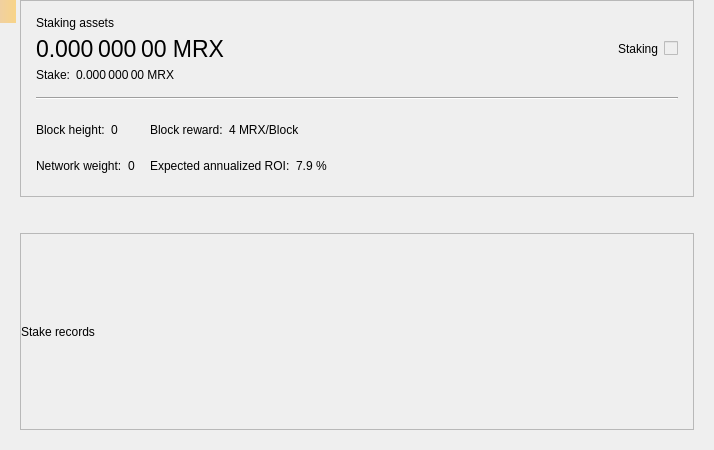
<?xml version="1.0" encoding="UTF-8"?>
<ui version="4.0">
 <class>StakePage</class>
 <widget class="QWidget" name="StakePage">
  <property name="geometry">
   <rect>
    <x>0</x>
    <y>0</y>
    <width>714</width>
    <height>450</height>
   </rect>
  </property>
  <property name="windowTitle">
   <string>Form</string>
  </property>
  <layout class="QVBoxLayout" name="verticalLayout_3">
   <property name="leftMargin">
    <number>20</number>
   </property>
   <property name="topMargin">
    <number>0</number>
   </property>
   <property name="rightMargin">
    <number>20</number>
   </property>
   <property name="bottomMargin">
    <number>20</number>
   </property>
   <item>
    <widget class="QFrame" name="frameStakeInfo">
     <property name="frameShape">
      <enum>QFrame::StyledPanel</enum>
     </property>
     <property name="frameShadow">
      <enum>QFrame::Raised</enum>
     </property>
     <layout class="QVBoxLayout" name="verticalLayout">
      <property name="spacing">
       <number>15</number>
      </property>
      <property name="leftMargin">
       <number>15</number>
      </property>
      <property name="topMargin">
       <number>15</number>
      </property>
      <property name="rightMargin">
       <number>15</number>
      </property>
      <property name="bottomMargin">
       <number>15</number>
      </property>
      <item>
       <layout class="QGridLayout" name="gridLayout_2">
        <property name="spacing">
         <number>6</number>
        </property>
        <item row="1" column="0">
         <widget class="QLabel" name="labelAssets">
          <property name="font">
           <font>
            <pointsize>17</pointsize>
           </font>
          </property>
          <property name="cursor">
           <cursorShape>IBeamCursor</cursorShape>
          </property>
          <property name="toolTip">
           <string>Your current spendable balance</string>
          </property>
          <property name="text">
           <string notr="true">0.000 000 00 MRX</string>
          </property>
          <property name="alignment">
           <set>Qt::AlignLeading|Qt::AlignLeft|Qt::AlignVCenter</set>
          </property>
          <property name="textInteractionFlags">
           <set>Qt::LinksAccessibleByMouse|Qt::TextSelectableByMouse</set>
          </property>
         </widget>
        </item>
        <item row="0" column="0">
         <widget class="QLabel" name="labelAssetsText">
          <property name="text">
           <string>Staking assets</string>
          </property>
          <property name="alignment">
           <set>Qt::AlignLeading|Qt::AlignLeft|Qt::AlignVCenter</set>
          </property>
         </widget>
        </item>
        <item row="1" column="2">
         <spacer name="horizontalSpacer_2">
          <property name="orientation">
           <enum>Qt::Horizontal</enum>
          </property>
          <property name="sizeHint" stdset="0">
           <size>
            <width>40</width>
            <height>20</height>
           </size>
          </property>
         </spacer>
        </item>
        <item row="4" column="0">
         <layout class="QHBoxLayout" name="horizontalLayout_5">
          <property name="spacing">
           <number>6</number>
          </property>
          <item>
           <widget class="QLabel" name="labelStakeText">
            <property name="sizePolicy">
             <sizepolicy hsizetype="Maximum" vsizetype="Preferred">
              <horstretch>0</horstretch>
              <verstretch>0</verstretch>
             </sizepolicy>
            </property>
            <property name="text">
             <string>Stake:</string>
            </property>
            <property name="alignment">
             <set>Qt::AlignLeading|Qt::AlignLeft|Qt::AlignVCenter</set>
            </property>
           </widget>
          </item>
          <item>
           <widget class="QLabel" name="labelStake">
            <property name="text">
             <string>0.000 000 00 MRX</string>
            </property>
            <property name="alignment">
             <set>Qt::AlignLeading|Qt::AlignLeft|Qt::AlignVCenter</set>
            </property>
            <property name="textInteractionFlags">
             <set>Qt::LinksAccessibleByMouse|Qt::TextSelectableByMouse</set>
            </property>
           </widget>
          </item>
          <item>
           <spacer name="horizontalSpacer_3">
            <property name="orientation">
             <enum>Qt::Horizontal</enum>
            </property>
            <property name="sizeType">
             <enum>QSizePolicy::Minimum</enum>
            </property>
            <property name="sizeHint" stdset="0">
             <size>
              <width>0</width>
              <height>0</height>
             </size>
            </property>
           </spacer>
          </item>
         </layout>
        </item>
        <item row="1" column="4">
         <widget class="QLabel" name="labelStaking">
          <property name="text">
           <string>Staking</string>
          </property>
         </widget>
        </item>
        <item row="1" column="5">
         <widget class="QSwitchControl" name="checkStake">
          <property name="enabled">
           <bool>false</bool>
          </property>
         </widget>
        </item>
       </layout>
      </item>
      <item>
       <widget class="Line" name="hLine">
        <property name="orientation">
         <enum>Qt::Horizontal</enum>
        </property>
       </widget>
      </item>
      <item>
       <layout class="QGridLayout" name="gridLayout">
        <property name="verticalSpacing">
         <number>6</number>
        </property>
        <item row="0" column="0">
         <layout class="QHBoxLayout" name="horizontalLayout">
          <property name="spacing">
           <number>6</number>
          </property>
          <item>
           <widget class="QLabel" name="labelHeightText">
            <property name="sizePolicy">
             <sizepolicy hsizetype="Maximum" vsizetype="Preferred">
              <horstretch>0</horstretch>
              <verstretch>0</verstretch>
             </sizepolicy>
            </property>
            <property name="text">
             <string>Block height:</string>
            </property>
            <property name="alignment">
             <set>Qt::AlignLeading|Qt::AlignLeft|Qt::AlignVCenter</set>
            </property>
           </widget>
          </item>
          <item>
           <widget class="QLabel" name="labelHeight">
            <property name="text">
             <string>0</string>
            </property>
            <property name="alignment">
             <set>Qt::AlignLeading|Qt::AlignLeft|Qt::AlignVCenter</set>
            </property>
            <property name="textInteractionFlags">
             <set>Qt::LinksAccessibleByMouse|Qt::TextSelectableByMouse</set>
            </property>
           </widget>
          </item>
          <item>
           <spacer name="horizontalSpacer_4">
            <property name="orientation">
             <enum>Qt::Horizontal</enum>
            </property>
            <property name="sizeType">
             <enum>QSizePolicy::Minimum</enum>
            </property>
            <property name="sizeHint" stdset="0">
             <size>
              <width>0</width>
              <height>0</height>
             </size>
            </property>
           </spacer>
          </item>
         </layout>
        </item>
        <item row="0" column="1">
         <layout class="QHBoxLayout" name="horizontalLayout_3">
          <property name="spacing">
           <number>6</number>
          </property>
          <item>
           <widget class="QLabel" name="labelRewardText">
            <property name="sizePolicy">
             <sizepolicy hsizetype="Maximum" vsizetype="Preferred">
              <horstretch>0</horstretch>
              <verstretch>0</verstretch>
             </sizepolicy>
            </property>
            <property name="text">
             <string>Block reward:</string>
            </property>
            <property name="alignment">
             <set>Qt::AlignLeading|Qt::AlignLeft|Qt::AlignVCenter</set>
            </property>
           </widget>
          </item>
          <item>
           <widget class="QLabel" name="labelReward">
            <property name="text">
             <string>4 MRX/Block</string>
            </property>
            <property name="alignment">
             <set>Qt::AlignLeading|Qt::AlignLeft|Qt::AlignVCenter</set>
            </property>
            <property name="textInteractionFlags">
             <set>Qt::LinksAccessibleByMouse|Qt::TextSelectableByMouse</set>
            </property>
           </widget>
          </item>
          <item>
           <spacer name="horizontalSpacer_6">
            <property name="orientation">
             <enum>Qt::Horizontal</enum>
            </property>
            <property name="sizeType">
             <enum>QSizePolicy::Minimum</enum>
            </property>
            <property name="sizeHint" stdset="0">
             <size>
              <width>0</width>
              <height>0</height>
             </size>
            </property>
           </spacer>
          </item>
         </layout>
        </item>
        <item row="0" column="2" rowspan="2">
         <spacer name="horizontalSpacer">
          <property name="orientation">
           <enum>Qt::Horizontal</enum>
          </property>
          <property name="sizeHint" stdset="0">
           <size>
            <width>40</width>
            <height>20</height>
           </size>
          </property>
         </spacer>
        </item>
        <item row="1" column="0">
         <layout class="QHBoxLayout" name="horizontalLayout_2">
          <property name="spacing">
           <number>6</number>
          </property>
          <item>
           <widget class="QLabel" name="labelWeightText">
            <property name="sizePolicy">
             <sizepolicy hsizetype="Maximum" vsizetype="Preferred">
              <horstretch>0</horstretch>
              <verstretch>0</verstretch>
             </sizepolicy>
            </property>
            <property name="text">
             <string>Network weight:</string>
            </property>
            <property name="alignment">
             <set>Qt::AlignLeading|Qt::AlignLeft|Qt::AlignVCenter</set>
            </property>
           </widget>
          </item>
          <item>
           <widget class="QLabel" name="labelWeight">
            <property name="text">
             <string>0</string>
            </property>
            <property name="alignment">
             <set>Qt::AlignLeading|Qt::AlignLeft|Qt::AlignVCenter</set>
            </property>
            <property name="textInteractionFlags">
             <set>Qt::LinksAccessibleByMouse|Qt::TextSelectableByMouse</set>
            </property>
           </widget>
          </item>
          <item>
           <spacer name="horizontalSpacer_5">
            <property name="orientation">
             <enum>Qt::Horizontal</enum>
            </property>
            <property name="sizeType">
             <enum>QSizePolicy::Minimum</enum>
            </property>
            <property name="sizeHint" stdset="0">
             <size>
              <width>0</width>
              <height>0</height>
             </size>
            </property>
           </spacer>
          </item>
         </layout>
        </item>
        <item row="1" column="1">
         <layout class="QHBoxLayout" name="horizontalLayout_4">
          <property name="spacing">
           <number>6</number>
          </property>
          <item>
           <widget class="QLabel" name="labelROIText">
            <property name="sizePolicy">
             <sizepolicy hsizetype="Maximum" vsizetype="Preferred">
              <horstretch>0</horstretch>
              <verstretch>0</verstretch>
             </sizepolicy>
            </property>
            <property name="text">
             <string>Expected annualized ROI:</string>
            </property>
            <property name="alignment">
             <set>Qt::AlignLeading|Qt::AlignLeft|Qt::AlignVCenter</set>
            </property>
           </widget>
          </item>
          <item>
           <widget class="QLabel" name="labelROI">
            <property name="text">
             <string>7.9 %</string>
            </property>
            <property name="alignment">
             <set>Qt::AlignLeading|Qt::AlignLeft|Qt::AlignVCenter</set>
            </property>
            <property name="textInteractionFlags">
             <set>Qt::LinksAccessibleByMouse|Qt::TextSelectableByMouse</set>
            </property>
           </widget>
          </item>
          <item>
           <spacer name="horizontalSpacer_7">
            <property name="orientation">
             <enum>Qt::Horizontal</enum>
            </property>
            <property name="sizeType">
             <enum>QSizePolicy::Minimum</enum>
            </property>
            <property name="sizeHint" stdset="0">
             <size>
              <width>0</width>
              <height>0</height>
             </size>
            </property>
           </spacer>
          </item>
         </layout>
        </item>
       </layout>
      </item>
     </layout>
    </widget>
   </item>
   <item>
    <spacer name="verticalSpacer">
     <property name="orientation">
      <enum>Qt::Vertical</enum>
     </property>
     <property name="sizeType">
      <enum>QSizePolicy::Fixed</enum>
     </property>
     <property name="sizeHint" stdset="0">
      <size>
       <width>20</width>
       <height>30</height>
      </size>
     </property>
    </spacer>
   </item>
   <item>
    <widget class="QFrame" name="frameStakeRecords">
     <property name="frameShape">
      <enum>QFrame::StyledPanel</enum>
     </property>
     <property name="frameShadow">
      <enum>QFrame::Raised</enum>
     </property>
     <layout class="QVBoxLayout" name="verticalLayout_2">
      <property name="leftMargin">
       <number>0</number>
      </property>
      <property name="topMargin">
       <number>0</number>
      </property>
      <property name="rightMargin">
       <number>0</number>
      </property>
      <property name="bottomMargin">
       <number>0</number>
      </property>
      <item>
       <widget class="QLabel" name="labelRecordsText">
        <property name="text">
         <string>Stake records</string>
        </property>
       </widget>
      </item>
     </layout>
    </widget>
   </item>
  </layout>
  <widget class="QLabel" name="labelAlerts">
   <property name="geometry">
    <rect>
     <x>0</x>
     <y>0</y>
     <width>16</width>
     <height>23</height>
    </rect>
   </property>
   <property name="visible">
    <bool>false</bool>
   </property>
   <property name="styleSheet">
    <string notr="true">QLabel { background-color: qlineargradient(x1: 0, y1: 0, x2: 1, y2: 0, stop:0 #F0D0A0, stop:1 #F8D488); color:#000000; }</string>
   </property>
   <property name="wordWrap">
    <bool>true</bool>
   </property>
   <property name="margin">
    <number>3</number>
   </property>
   <property name="textInteractionFlags">
    <set>Qt::TextSelectableByMouse</set>
   </property>
  </widget>
 </widget>
 <customwidgets>
  <customwidget>
   <class>QSwitchControl</class>
   <extends>QCheckBox</extends>
   <header>qt/qswitchcontrol.h</header>
  </customwidget>
 </customwidgets>
 <resources/>
 <connections/>
</ui>
